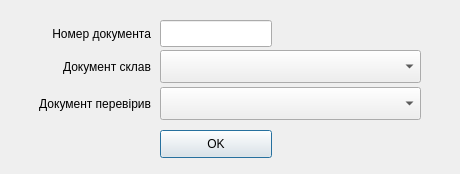
<?xml version="1.0" encoding="UTF-8"?>
<ui version="4.0">
 <class>Report_par</class>
 <widget class="QDialog" name="Report_par">
  <property name="windowModality">
   <enum>Qt::WindowModal</enum>
  </property>
  <property name="geometry">
   <rect>
    <x>0</x>
    <y>0</y>
    <width>460</width>
    <height>174</height>
   </rect>
  </property>
  <property name="windowTitle">
   <string>Параметри звіту</string>
  </property>
  <property name="windowIcon">
   <iconset>
    <normaloff>../icons/16x16/applications-engineering.png</normaloff>../icons/16x16/applications-engineering.png</iconset>
  </property>
  <property name="modal">
   <bool>true</bool>
  </property>
  <widget class="QLabel" name="label">
   <property name="geometry">
    <rect>
     <x>10</x>
     <y>20</y>
     <width>141</width>
     <height>27</height>
    </rect>
   </property>
   <property name="text">
    <string>Номер документа</string>
   </property>
   <property name="alignment">
    <set>Qt::AlignRight|Qt::AlignTrailing|Qt::AlignVCenter</set>
   </property>
  </widget>
  <widget class="QLabel" name="label_2">
   <property name="geometry">
    <rect>
     <x>10</x>
     <y>50</y>
     <width>141</width>
     <height>33</height>
    </rect>
   </property>
   <property name="text">
    <string>Документ склав</string>
   </property>
   <property name="alignment">
    <set>Qt::AlignRight|Qt::AlignTrailing|Qt::AlignVCenter</set>
   </property>
  </widget>
  <widget class="QLabel" name="label_3">
   <property name="geometry">
    <rect>
     <x>10</x>
     <y>87</y>
     <width>141</width>
     <height>33</height>
    </rect>
   </property>
   <property name="text">
    <string>Документ перевірив</string>
   </property>
   <property name="alignment">
    <set>Qt::AlignRight|Qt::AlignTrailing|Qt::AlignVCenter</set>
   </property>
  </widget>
  <widget class="QLineEdit" name="lineEdit">
   <property name="geometry">
    <rect>
     <x>160</x>
     <y>20</y>
     <width>112</width>
     <height>27</height>
    </rect>
   </property>
  </widget>
  <widget class="QComboBox" name="comboBox">
   <property name="geometry">
    <rect>
     <x>160</x>
     <y>50</y>
     <width>261</width>
     <height>33</height>
    </rect>
   </property>
  </widget>
  <widget class="QComboBox" name="comboBox_2">
   <property name="geometry">
    <rect>
     <x>160</x>
     <y>87</y>
     <width>261</width>
     <height>33</height>
    </rect>
   </property>
  </widget>
  <widget class="QPushButton" name="pushButton">
   <property name="geometry">
    <rect>
     <x>160</x>
     <y>130</y>
     <width>112</width>
     <height>28</height>
    </rect>
   </property>
   <property name="sizePolicy">
    <sizepolicy hsizetype="Minimum" vsizetype="Fixed">
     <horstretch>0</horstretch>
     <verstretch>0</verstretch>
    </sizepolicy>
   </property>
   <property name="baseSize">
    <size>
     <width>100</width>
     <height>0</height>
    </size>
   </property>
   <property name="locale">
    <locale language="Ukrainian" country="Ukraine"/>
   </property>
   <property name="text">
    <string>OK</string>
   </property>
   <property name="icon">
    <iconset>
     <normaloff>../icons/16x16/dialog-ok-apply.png</normaloff>../icons/16x16/dialog-ok-apply.png</iconset>
   </property>
   <property name="default">
    <bool>true</bool>
   </property>
  </widget>
 </widget>
 <tabstops>
  <tabstop>lineEdit</tabstop>
  <tabstop>comboBox</tabstop>
  <tabstop>comboBox_2</tabstop>
  <tabstop>pushButton</tabstop>
 </tabstops>
 <resources/>
 <connections/>
</ui>
